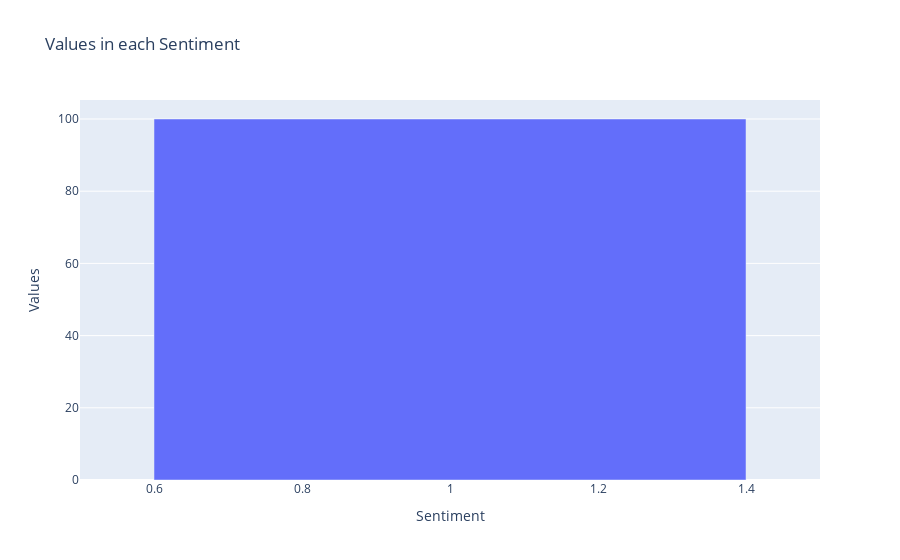

The code cell stored with this chart in its notebook:
### Code cell
fig = go.Figure([go.Bar(x = df_clean.Sentiment.value_counts().index, y = df_clean.Sentiment.value_counts().tolist())])
fig.update_layout(
    title="Values in each Sentiment",
    xaxis_title="Sentiment",
    yaxis_title="Values")
fig.show()

### Figure 1 — Plotly figure (JSON) as saved in the notebook; plotly's stock layout.template omitted (floating-point values rounded to 4 significant figures)
{"data": [{"type": "bar", "x": [1], "y": [100]}], "layout": {"title": {"text": "Values in each Sentiment"}, "xaxis": {"title": {"text": "Sentiment"}}, "yaxis": {"title": {"text": "Values"}}}}
